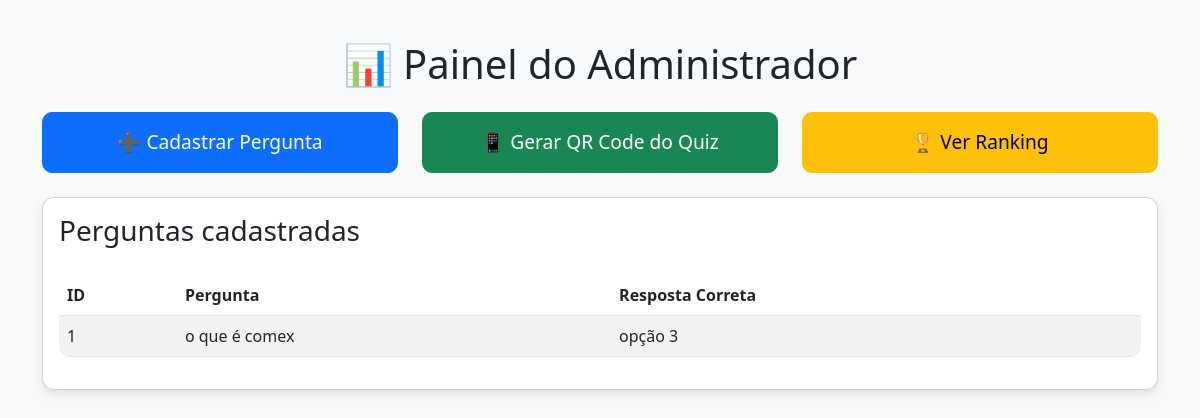
/admin, run on an earlier commit of the app's database.
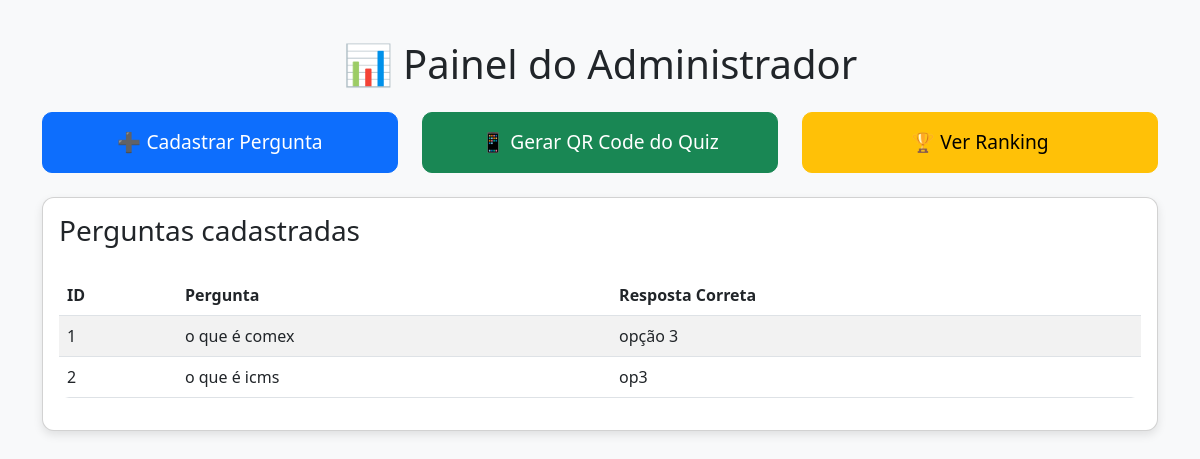
And on a later commit of the database.
### tables this page shows
CREATE TABLE perguntas (
        id INTEGER PRIMARY KEY AUTOINCREMENT,
        texto TEXT NOT NULL,
        op1 TEXT NOT NULL,
        op2 TEXT NOT NULL,
        op3 TEXT NOT NULL,
        op4 TEXT NOT NULL,
        resposta TEXT NOT NULL
    );

### app.py (the view)
@app.route("/admin")
def admin():
    conn = sqlite3.connect(DB_NAME)
    cur = conn.cursor()
    cur.execute("SELECT * FROM perguntas")
    perguntas = cur.fetchall()
    conn.close()
    return render_template("admin.html", perguntas=perguntas)

### templates/admin.html (shortened to what this page needs)
<!DOCTYPE html>
<html lang="pt-BR">
<head>
    <link rel="stylesheet" href="https://cdn.jsdelivr.net/npm/bootstrap@5.3.0/dist/css/bootstrap.min.css">
</head>
<body>
<div class="container">
    <h1 class="text-center mb-4">📊 Painel do Administrador</h1>
    <div class="row mb-4">
        <div class="col-md-4">
            <a href="{{ url_for('add') }}" class="btn btn-primary btn-main">➕ Cadastrar Pergunta</a>
        </div>
        <div class="col-md-4">
            <a href="{{ url_for('admin_qrcode') }}" class="btn btn-success btn-main">📱 Gerar QR Code do Quiz</a>
        </div>
        <div class="col-md-4">
            <a href="{{ url_for('ranking') }}" class="btn btn-warning btn-main">🏆 Ver Ranking</a>
        </div>
    </div>
    <div class="card p-3">
        <h3>Perguntas cadastradas</h3>
        {% if perguntas %}
        <table class="table table-striped">
            <thead>
                <tr>
                    <th>ID</th>
                    <th>Pergunta</th>
                    <th>Resposta Correta</th>
                </tr>
            </thead>
            <tbody>
                {% for p in perguntas %}
                <tr>
                    <td>{{ p[0] }}</td>
                    <td>{{ p[1] }}</td>
                    <td>{{ p[6] }}</td>
                </tr>
                {% endfor %}
            </tbody>
        </table>
        {% else %}
        <p class="text-muted">Nenhuma pergunta cadastrada ainda.</p>
        {% endif %}
    </div>
</div>
</body>
</html>

### templates/admin.html (style rules this page uses)
body { background: #f8f9fa; }
.container { margin-top: 40px; }
.card { border-radius: 12px; box-shadow: 0 4px 10px rgba(0,0,0,0.1); }
.btn-main { width: 100%; font-size: 1.2rem; padding: 15px; border-radius: 10px; }
.table { margin-top: 20px; background: white; border-radius: 10px; overflow: hidden; }

What changed in the data, as far as the page shows it:
added perguntas: id "2", texto "o que é icms", resposta "op3"
